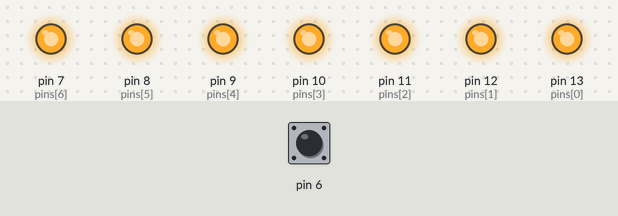
A sketch run on a simulated Arduino Uno, built with avr-gcc and run on an emulated ATmega328P. Shown: output pins drawn as LEDs (lit = HIGH). Dashed ring = blinking. The inputs (shaded band) are chosen by the test bench; at power-on: pin 6 HIGH.

Above: at 1.2 s.
1.3 s: pin 6 pulled LOW for 1 s
At 1.9 s:
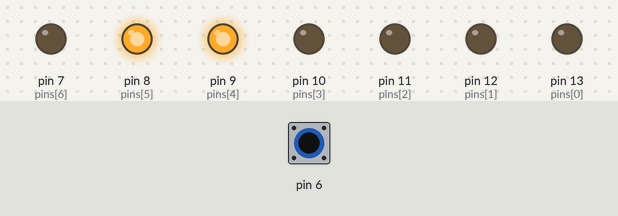
3.8 s: pin 6 pulled LOW for 0.15 s
At 3.88 s:
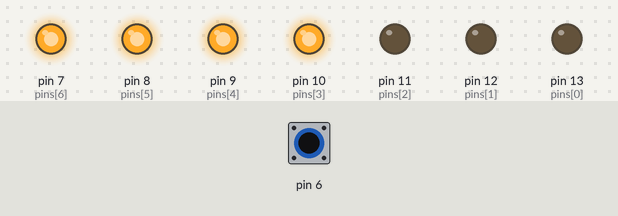
5.4 s: pin 6 pulled LOW for 0.15 s
At 5.48 s:
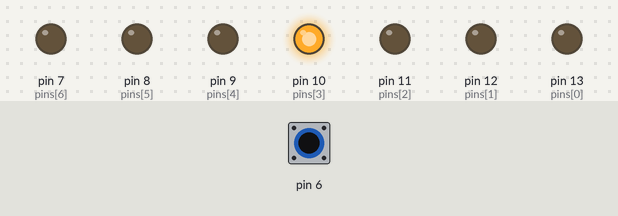
7.0 s: pin 6 pulled LOW for 3.2 s
At 8.4 s:
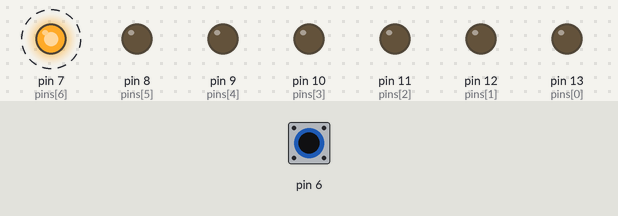
11.7 s: pin 6 pulled LOW for 1 s
At 12.4 s:
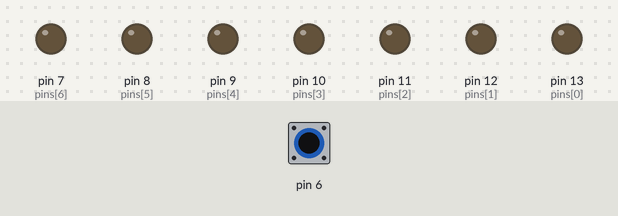
14.2 s: pin 6 pulled LOW for 0.15 s
At 14.32 s:
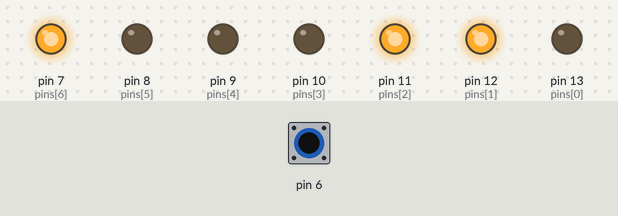
Timing chart, 0 to 16.8 s (numbered marks = the images above; inputs shaded):
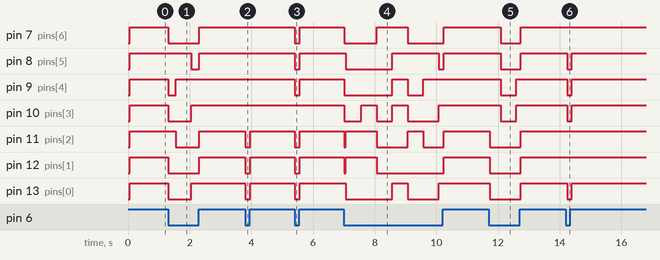

The sketch:

start_simulating1.ino
```cpp
byte btn, pins[7]={13,12,11,10,9,8,7};
byte show[16][7]={
  {0,0,0,0,0,0,1},
  {1,0,0,1,1,1,1},
  {0,0,1,0,0,1,0},
  {0,0,0,0,1,1,0},
  {1,0,0,1,1,0,0},
  {0,1,0,0,1,0,0},
  {0,1,0,0,0,0,0},
  {0,0,0,1,1,1,1},
  {0,0,0,0,0,0,0},
  {0,0,0,1,1,0,0},
  {0,0,0,1,0,0,0},
  {1,1,0,0,0,0,0},
  {0,1,1,0,0,0,1},
  {1,0,0,0,0,1,0},
  {0,1,1,0,0,0,0},
  {0,1,1,1,0,0,0},
};

void setup()
{
  for  (byte i=0;i<7;++i){
  pinMode (pins[i],OUTPUT);
  }
  pinMode(6,INPUT_PULLUP);
}

void loop()
{
  for(int i=0; i<160;i++){
    delay(50);
    for (byte j=0;j<7;j++){
      btn=digitalRead(6);
      if (btn==HIGH){
        for(byte j=0;j<7;j++);{
        digitalWrite(pins[j],1);
      }
    }
    else{
      for (byte j=0;j<7;j++){
        digitalWrite(pins[j],show[(i/10)][j]);
      }
    }
  }
}
}
```

Measured:
- after the input at 1.3 s, pin 7 (pins[6]): HIGH → LOW at once, → HIGH 1.0 s later; pin 8 (pins[5]): HIGH → LOW after 0.76 s, → HIGH 0.25 s later
- after the input at 3.8 s, pin 11 (pins[2]), pin 12 (pins[1]), pin 13 (pins[0]): HIGH → LOW at once, → HIGH 0.15 s later
- after the input at 5.4 s, pin 7 (pins[6]), pin 8 (pins[5]), pin 9 (pins[4]), pin 11 (pins[2]), pin 12 (pins[1]), pin 13 (pins[0]): HIGH → LOW at once, → HIGH 0.15 s later
- after the input at 7.0 s, pin 7 (pins[6]): alternates HIGH for 1.0 s and LOW for 1.1 s, starting at once; pin 8 (pins[5]): HIGH → LOW after 0.07 s, → HIGH 1.5 s later, → LOW 1.5 s later, → HIGH 0.15 s later
- after the input at 11.7 s, pin 7 (pins[6]), pin 8 (pins[5]): HIGH → LOW after 0.39 s, → HIGH 0.65 s later; pin 9 (pins[4]), pin 10 (pins[3]): HIGH → LOW after 0.39 s, → HIGH 0.50 s later; pin 11 (pins[2]), pin 12 (pins[1]), pin 13 (pins[0]): HIGH → LOW at once, → HIGH 1.0 s later
- after the input at 14.2 s, pin 8 (pins[5]), pin 9 (pins[4]), pin 10 (pins[3]), pin 13 (pins[0]): HIGH → LOW after 0.05 s, → HIGH 0.15 s later
